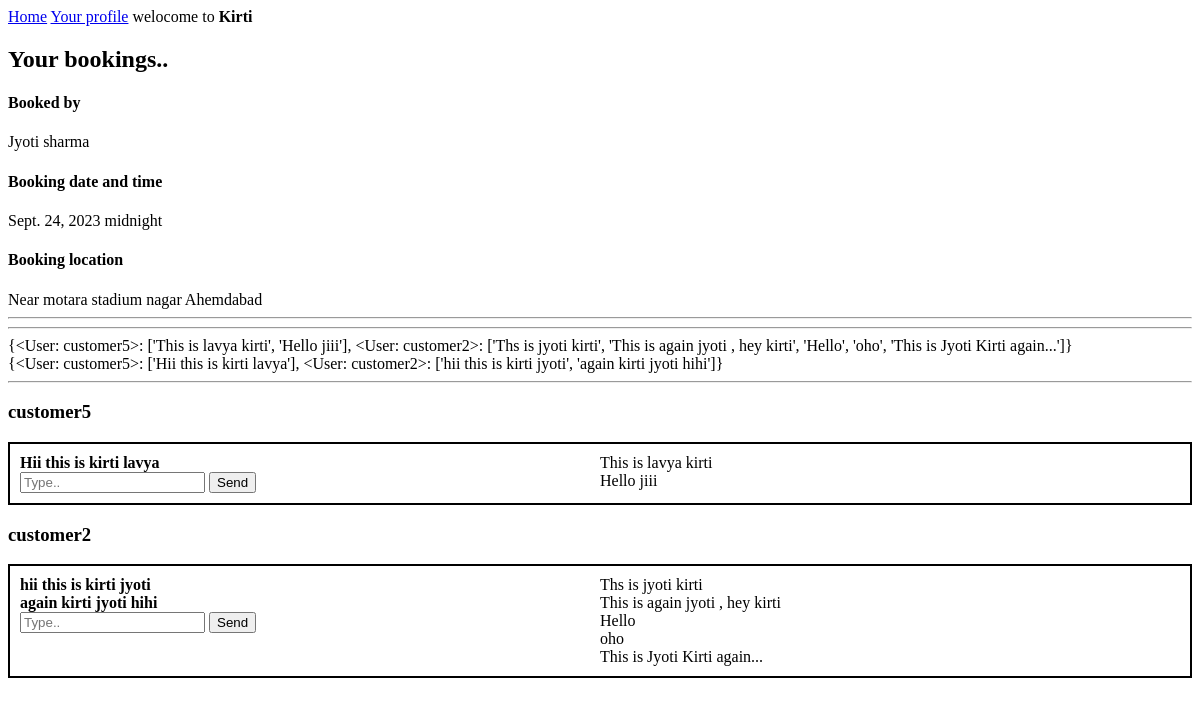
The app's page /home-E/ (signed in), older data.
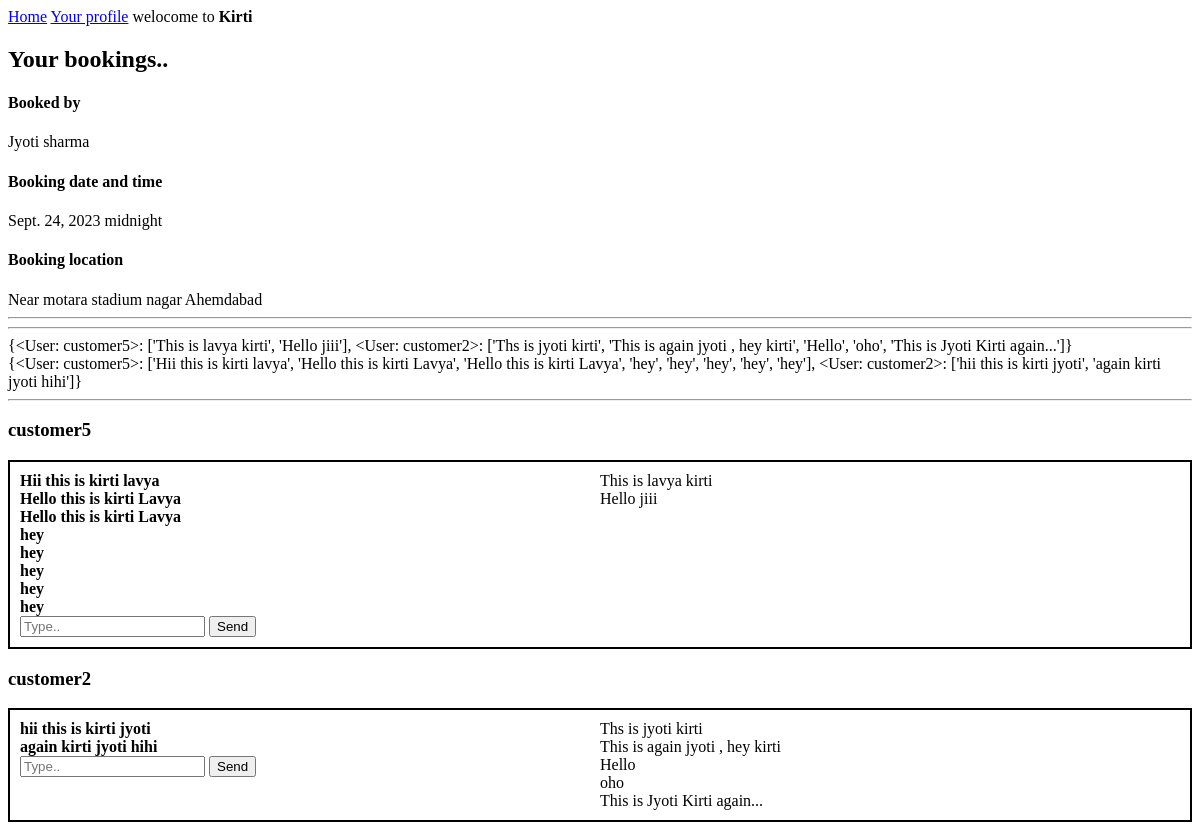
The same page, newer data.
### customer/models.py (models this page shows)
class Booking(models.Model):
    user = models.ForeignKey(User,on_delete=models.CASCADE,related_name='booking_user',null=False)
    venue = models.ForeignKey(Venue, on_delete=models.CASCADE,null=True)
    vendor = models.ForeignKey(User, on_delete=models.CASCADE,null=True)
    date = models.DateField(null=True)
    time = models.TimeField(null=True)
    location = models.CharField(max_length=150,null=True,blank=True)

class Messages(models.Model):
    sender = models.ForeignKey(User,on_delete=models.CASCADE,null=False,blank=False)
    receiver = models.ForeignKey(User,on_delete=models.CASCADE,null=False,blank=False,related_name = 'receiver')
    message = models.TextField(null=False,blank=False)
    created=models.DateTimeField(auto_now_add = True)

### EventPlanner/views.py (the view)
# urls.py: path('home-E/',views.home),
@login_required(login_url='/login-E/')
def home(request):
    if request.user.userprofile.user_type == 'is_event_planner':
        if request.method =='POST':
            message = request.POST.get('message')
            receiver = request.POST.get('receiver')
            receiver_instance = User.objects.get(username = receiver)
            Messages.objects.create(sender = request.user,receiver = receiver_instance, message =  message)
        bookings = Booking.objects.filter(vendor = request.user)
        received_dict,sent_dict =  Messages_display(request)
        context = {'bookings':bookings,'received_dict':received_dict,'sent_dict':sent_dict}
        return render(request,'EventPlanner/home.html',context)

### EventPlanner/templates/EventPlanner/home.html (shortened to what this page needs)
{% extends 'navbar.html' %}
{% block content %}
<h2>Your bookings..</h2>
{% for booking in bookings %}
<div>
    <div>
        <h4>Booked by</h4>
    </div>
    <div>{{booking.user.first_name}} {{booking.user.last_name}}</div>
    <div>
        <h4>Booking date and time</h4>
    </div>
    <div>{{booking.date}} {{booking.time}}</div>
    <div>
        <h4>Booking location</h4>
    </div>
    <div>{{booking.location}}</div>
</div>
<hr>
{% endfor %}
<div>
    <hr>
    <div>{{received_dict}}</div>
    <div>{{sent_dict}}</div>
    <hr>
    <div>
        {% for sender,messages in received_dict.items %}
        <div>
            <h3>{{sender}}</h3>
        </div>
        <div class="gird-div">
            <div>
                {% for receiver,msgs in sent_dict.items %}
                {% if receiver == sender %}
                {% for msg in msgs %}
                <div><b>{{msg}}</b></div>
                {% endfor %}
                {% endif %}
                {% endfor %}
                <form action="" method="POST">
                    <input type="text" name="message" placeholder="Type..">
                    <input type="submit" value="Send">
                </form>
            </div>
            <div>
                {% for message in messages %}
                <div>{{message}}</div>
                {% endfor %}
            </div>
        </div>
        {% endfor %}
    </div>
    {% endblock %}

### templates/navbar.html (shortened to what this page needs)
<!DOCTYPE html>
<html lang="en">
<head>
</head>
<body>
    {% if not request.user.is_authenticated %}
    <h5>
        <a href="/sign-up-is_customer/">Create account </a>
        <a href="/login-C/">Sign in </a>
    </h5>
    <h5>
        <a href="/sign-up-is_event_planner/">Want to become Event planner</a>
        <a href="/login-E/">Sign in </a>
    </h5>
    {% else %}
        {% if request.user.userprofile.user_type == 'is_event_planner' %}
        <a href="/home-E/">Home</a>
        {% endif %}
        <a href="/profile/{{request.user.id}}/">Your profile</a>
    {% endif %}
    {% if request.user.is_authenticated %}
        welocome to <b>{{request.user.first_name}}</b>
    {% endif %}
    {% block content %}{% endblock %}
</body>
</html>

### EventPlanner/templates/EventPlanner/home.html (style rules this page uses)
.gird-div { display: grid; grid-template-columns: 1fr 1fr; border: 2px solid #000; padding: 10px; }

Row changes from the older to the newer data that the page shows:
added Messages: msgs "Hello this is kirti Lavya"
added Messages: msgs "Hello this is kirti Lavya"
added Messages: msgs "hey"
added Messages: msgs "hey"
added Messages: msgs "hey"
added Messages: msgs "hey"
added Messages: msgs "hey"
Text that changed along with them:
{{ sent_dict }}: "{<User: customer5>: ['Hii this is kirti lavya'], <User: customer2>: ['hii this is kirti jyoti', 'again kirti jyoti hihi']}" → "…['Hii this is kirti lavya', 'Hello this is kirti Lavya', 'Hello this is kirti Lavya', 'hey', 'hey', 'hey', 'hey', 'hey'], <User: customer2>: ['hii this…"
